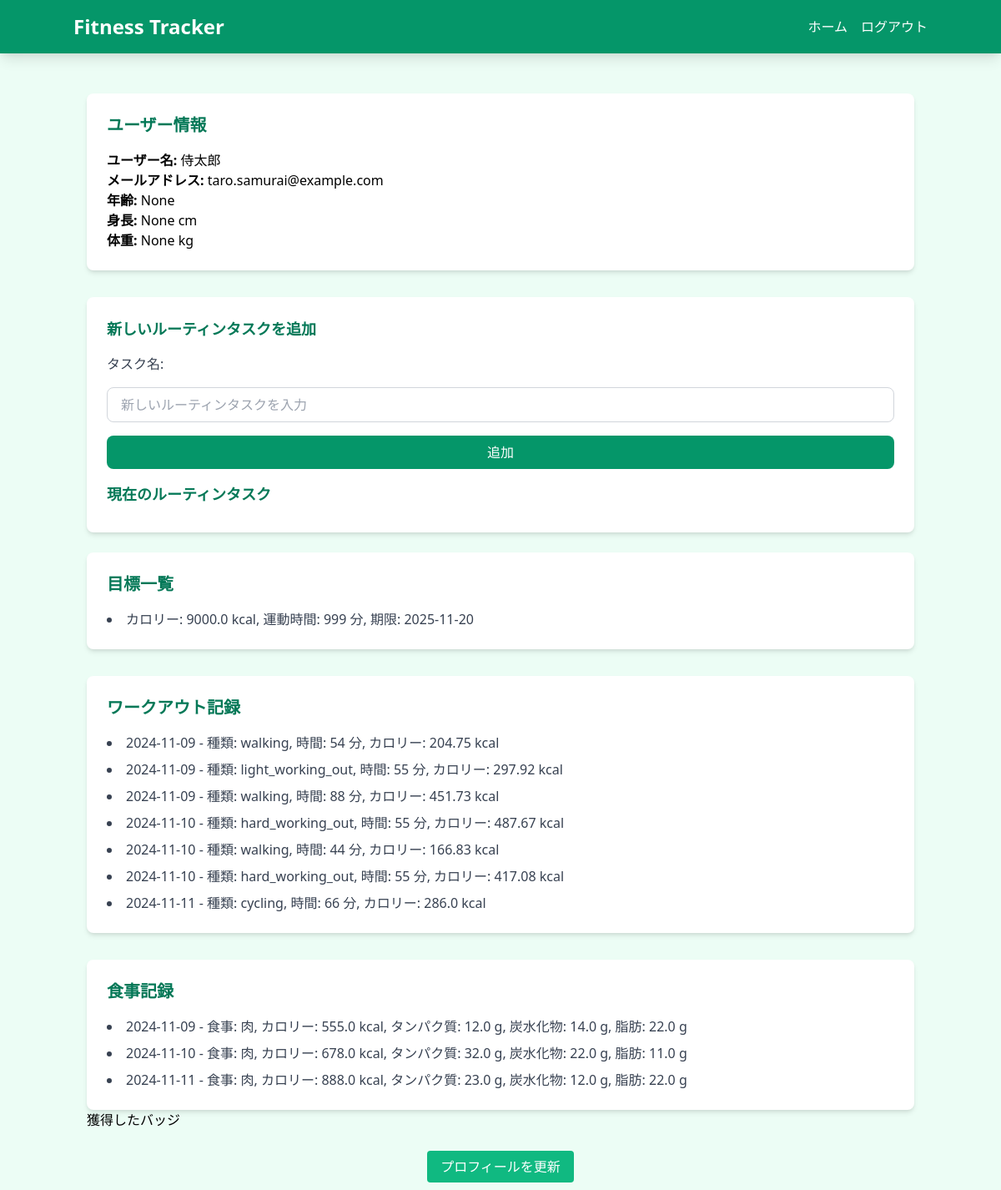
The app's page /profile (signed in), older data.
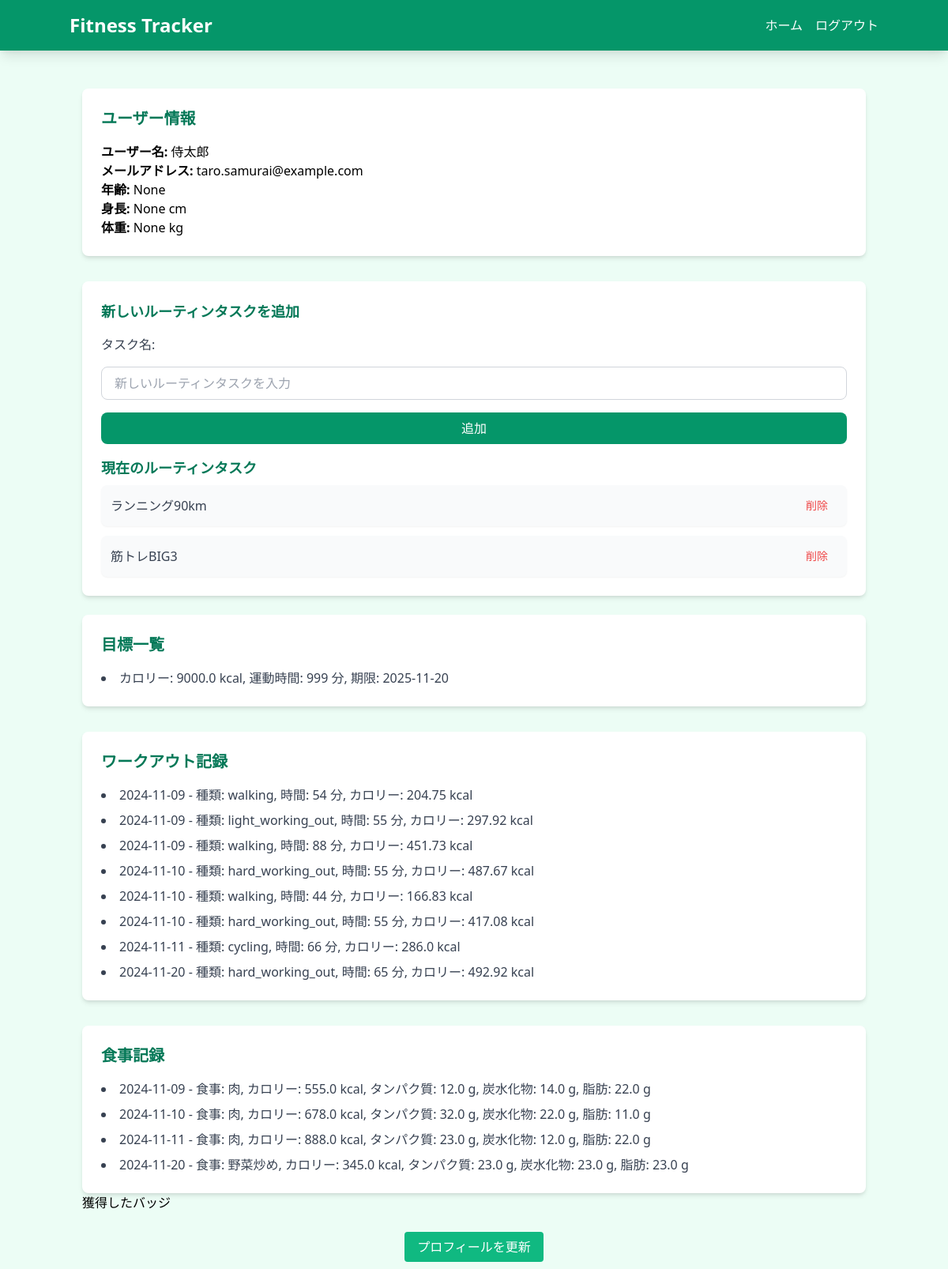
The same page, newer data.
### app.py (models this page shows)
class User(db.Model):
    id = db.Column(db.Integer, primary_key=True)
    username = db.Column(db.String(150), unique=True, nullable=False)
    email = db.Column(db.String(150), unique=True, nullable=False)
    password = db.Column(db.String(150), nullable=False)
    age = db.Column(db.Integer, nullable=True)
    height = db.Column(db.Float, nullable=True)
    weight = db.Column(db.Float, nullable=True)
    workouts = db.relationship('Workout', backref='user', lazy=True)
    diets = db.relationship('Diet', backref='user', lazy=True)

class Goal(db.Model):
    id = db.Column(db.Integer, primary_key=True)
    user_id = db.Column(db.Integer, db.ForeignKey('user.id'), nullable=False)
    target_calories = db.Column(db.Float, nullable=False)
    target_workout_duration = db.Column(db.Integer, nullable=False)
    target_date = db.Column(db.Date, nullable=False)
    user = db.relationship('User', backref=db.backref('goals', lazy=True))

class Workout(db.Model):
    id = db.Column(db.Integer, primary_key=True)
    date = db.Column(db.String, nullable=False)
    workout_type = db.Column(db.String(50))
    duration = db.Column(db.Integer)
    calories = db.Column(db.Float)
    user_id = db.Column(db.Integer, db.ForeignKey('user.id'))  # 外部キーとしてuser_idを追加

class Diet(db.Model):
    id = db.Column(db.Integer, primary_key=True)
    date = db.Column(db.String, nullable=False)
    food = db.Column(db.String(150))
    calories = db.Column(db.Float)
    protein = db.Column(db.Float)
    carbs = db.Column(db.Float)
    fat = db.Column(db.Float)
    user_id = db.Column(db.Integer, db.ForeignKey('user.id'))  # 外部キーとしてuser_idを追加

class DailyTask(db.Model):
    id = db.Column(db.Integer, primary_key=True)
    user_id = db.Column(db.Integer, db.ForeignKey('user.id'), nullable=False)
    task_name = db.Column(db.String(100), nullable=False)
    is_active = db.Column(db.Boolean, default=True)
    user = db.relationship('User', backref=db.backref('daily_tasks', lazy=True))

### app.py (the view)
@app.route('/profile')
def profile():
    user_id = session.get('user_id')
    if not user_id:
        flash("ログインが必要です。", "warning")
        return redirect(url_for('login'))
    user = User.query.get(user_id)
    goals = Goal.query.filter_by(user_id=user_id).order_by(Goal.target_date.desc()).first()
    workouts = Workout.query.filter_by(user_id=user_id).all()
    diets = Diet.query.filter_by(user_id=user_id).all()
    return render_template('profile.html', user=user, goal=goals, workouts=workouts, diets=diets)

### templates/profile.html (shortened to what this page needs)
<!DOCTYPE html>
<html lang="ja">
<head>
    <link href="https://cdn.jsdelivr.net/npm/tailwindcss@2.2.19/dist/tailwind.min.css" rel="stylesheet">
</head>
<body class="bg-green-50 font-sans leading-normal tracking-normal">
    <nav class="bg-green-600 p-4 shadow-lg">
        <div class="container mx-auto flex justify-between items-center">
            <h1 class="text-white text-2xl font-bold">Fitness Tracker</h1>
            <div class="flex space-x-4">
                <a href="{{ url_for('index') }}" class="text-white hover:text-green-300">ホーム</a>
                <a href="{{ url_for('logout') }}" class="text-white hover:text-green-300">ログアウト</a>
            </div>
        </div>
    </nav>
    <main class="container mx-auto mt-8 p-4">
        <section class="bg-white p-6 rounded-lg shadow-md mb-8">
            <h2 class="text-xl font-semibold text-green-700 mb-4">ユーザー情報</h2>
            <p><strong>ユーザー名:</strong> {{ user.username }}</p>
            <p><strong>メールアドレス:</strong> {{ user.email }}</p>
            <p><strong>年齢:</strong> {{ user.age }}</p>
            <p><strong>身長:</strong> {{ user.height }} cm</p>
            <p><strong>体重:</strong> {{ user.weight }} kg</p>
        </section>
        <div class="bg-white p-6 rounded-lg shadow-md my-6">
            <h2 class="text-lg font-semibold text-green-700 mb-4">新しいルーティンタスクを追加</h2>
            <form method="POST" action="{{ url_for('add_task') }}" class="flex flex-col gap-4 mb-4">
                <label for="task_name" class="text-gray-700">タスク名:</label>
                <input
                    type="text"
                    id="task_name"
                    name="task_name"
                    required
                    class="flex-1 px-4 py-2 border border-gray-300 rounded-lg focus:outline-none focus:border-green-500"
                    placeholder="新しいルーティンタスクを入力">
                <button
                    type="submit"
                    class="bg-green-600 text-white px-4 py-2 rounded-lg hover:bg-green-700">
                    追加
                </button>
            </form>
            <h2 class="text-lg font-semibold text-green-700 mb-2">現在のルーティンタスク</h2>
            <ul class="space-y-3">
                {% for task in user.daily_tasks %}
                    <li class="flex items-center justify-between bg-gray-50 p-3 rounded-lg shadow-sm">
                        <span class="text-gray-700">{{ task.task_name }}</span>
                        <form method="POST" action="{{ url_for('delete_task', task_id=task.id) }}">
                            <button
                                type="submit"
                                class="text-red-500 hover:text-red-700 px-3 py-1 text-sm font-medium rounded">
                                削除
                            </button>
                        </form>
                    </li>
                {% endfor %}
            </ul>
        </div>
        <section class="bg-white p-6 rounded-lg shadow-md mb-8">
            <h2 class="text-xl font-semibold text-green-700 mb-4">目標一覧</h2>
            <ul class="list-disc list-inside text-gray-700 space-y-2">
                {% if goal %}
                    <li>カロリー: {{ goal.target_calories }} kcal, 運動時間: {{ goal.target_workout_duration }} 分, 期限: {{ goal.target_date }}</li>
                {% endif %}
            </ul>
        </section>
        <section class="bg-white p-6 rounded-lg shadow-md mb-8">
            <h2 class="text-xl font-semibold text-green-700 mb-4">ワークアウト記録</h2>
            <ul class="list-disc list-inside text-gray-700 space-y-2">
                {% for workout in workouts %}
                    <li>{{ workout.date }} - 種類: {{ workout.workout_type }}, 時間: {{ workout.duration }} 分, カロリー: {{ workout.calories }} kcal</li>
                {% endfor %}
            </ul>
        </section>
        <section class="bg-white p-6 rounded-lg shadow-md">
            <h2 class="text-xl font-semibold text-green-700 mb-4">食事記録</h2>
            <ul class="list-disc list-inside text-gray-700 space-y-2">
                {% for diet in diets %}
                    <li>{{ diet.date }} - 食事: {{ diet.food }}, カロリー: {{ diet.calories }} kcal, タンパク質: {{ diet.protein }} g, 炭水化物: {{ diet.carbs }} g, 脂肪: {{ diet.fat }} g</li>
                {% endfor %}
            </ul>
        </section>
        <h2>獲得したバッジ</h2>
        <div class="text-center mt-8">
            <a href="{{ url_for('update_profile') }}" class="bg-green-500 text-white px-4 py-2 rounded hover:bg-green-600">プロフィールを更新</a>
        </div>
    </main>
</body>
</html>

Row changes from the older to the newer data that the page shows:
added DailyTask: task_name "ランニング90km"
added DailyTask: task_name "筋トレBIG3"
added Workout: date "2024-11-20", workout_type "hard_working_out", duration "65", calories "492.92"
added Diet: date "2024-11-20", food "野菜炒め", calories "345.0", protein "23.0", carbs "23.0", fat "23.0"
